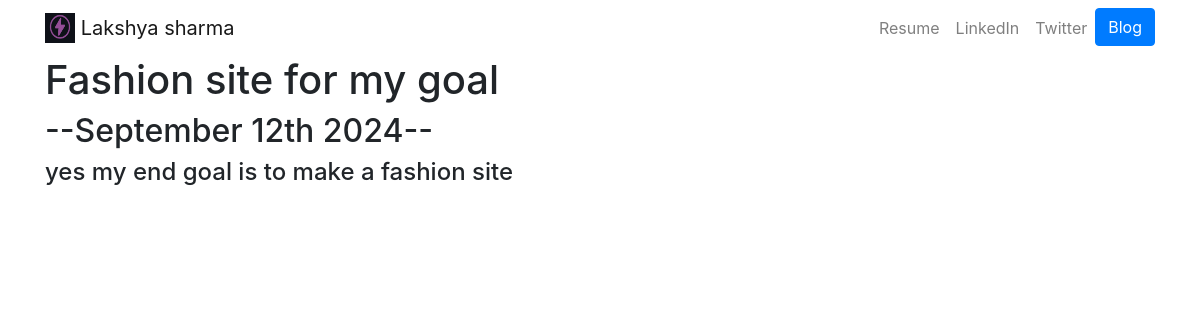
/blog/2/, run on an earlier commit of the app's database.
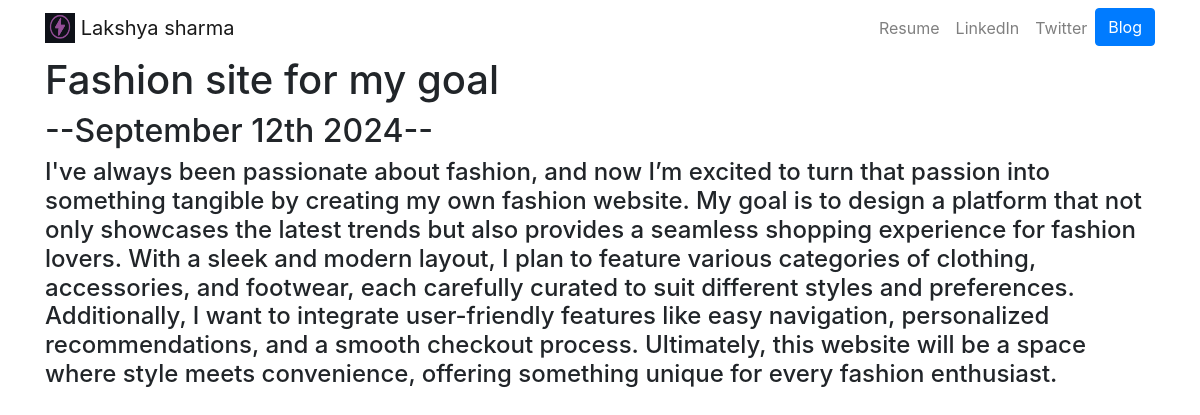
And on a later commit of the database.
### blog/models.py (models this page shows, shortened)
class Blogs(models.Model):
		title = models.CharField(max_length=200)
		discription = models.TextField(max_length=1000)
		date = models.DateField()

### blog/views.py (the view)
# urls.py: path('<int:blog_id>/', views.detail, name= 'detail'),
def detail(request ,blog_id):
	blog = get_object_or_404(Blogs,pk = blog_id)
	return render(request,'blog/detail.html',{'blog':blog})

### blog/templates/blog/detail.html
{% extends 'port/core.html' %}
{% block content %}
<h1>{{ blog.title }}</h1>
<h2>--{{ blog.date|date:"F jS Y" }}--</h2>
<h4>{{ blog.discription }}</h4>
{% endblock %}

What changed in the data, as far as the page shows it:
changed Blogs "Fashion site for my goal": discription "yes my end goal is to make a fashion site" → "I've always been passionate about fashion, and now I’m excited to turn that passion into something tangible by creating my own fashion website. My goal is to design a platform that not only showcases the latest trends but also provides a seamless shopping experience for fashion lovers. With a sleek and modern layout, I plan to feature various categories of clothing, accessories, and footwear, each carefully curated to suit different styles and preferences. Additionally, I want to integrate user-friendly features like easy navigation, personalized recommendations, and a smooth checkout process. Ultimately, this website will be a space where style meets convenience, offering something unique…"
